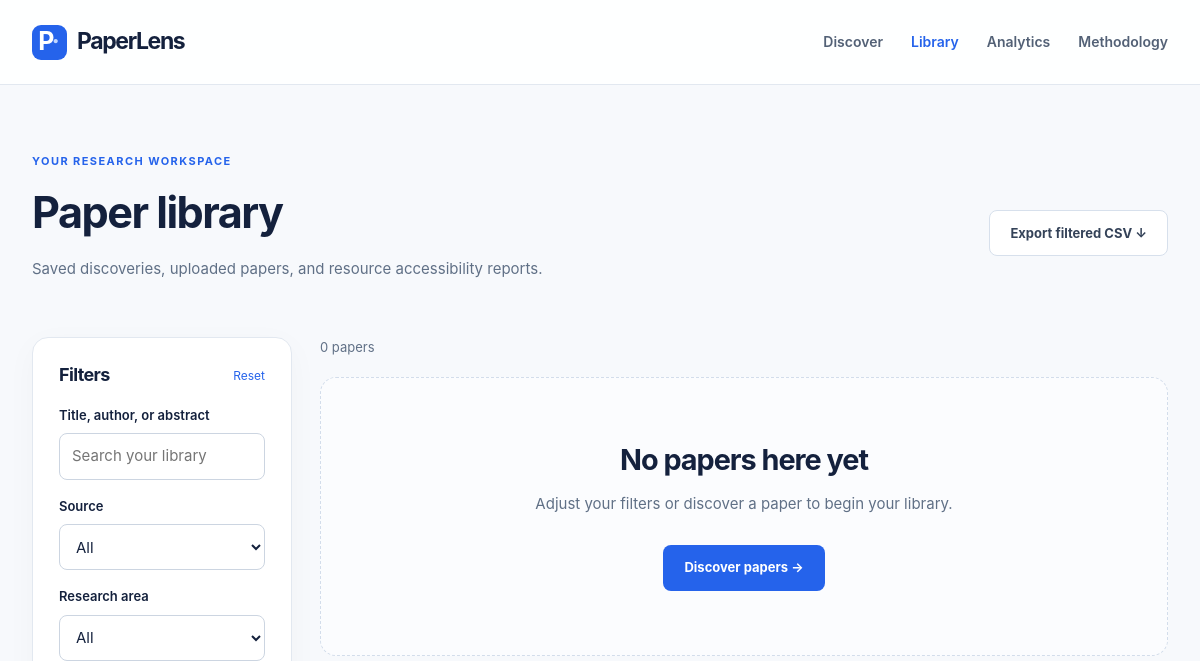
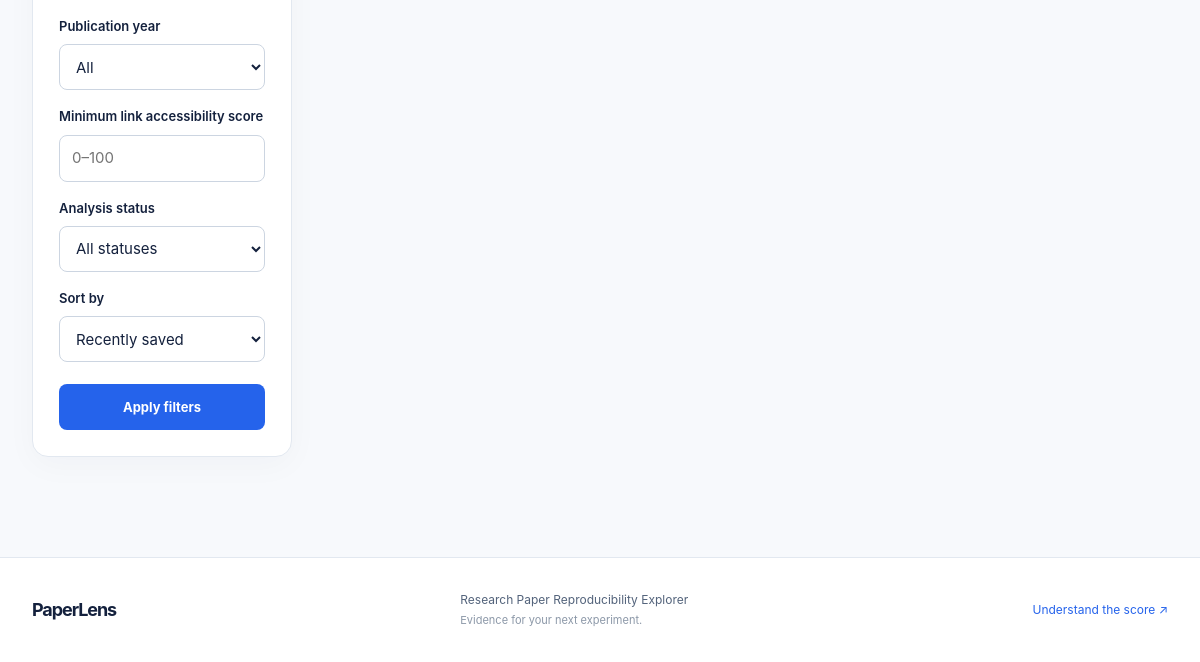
/library, run on an earlier commit of the app's database (2 pictures, top to bottom).
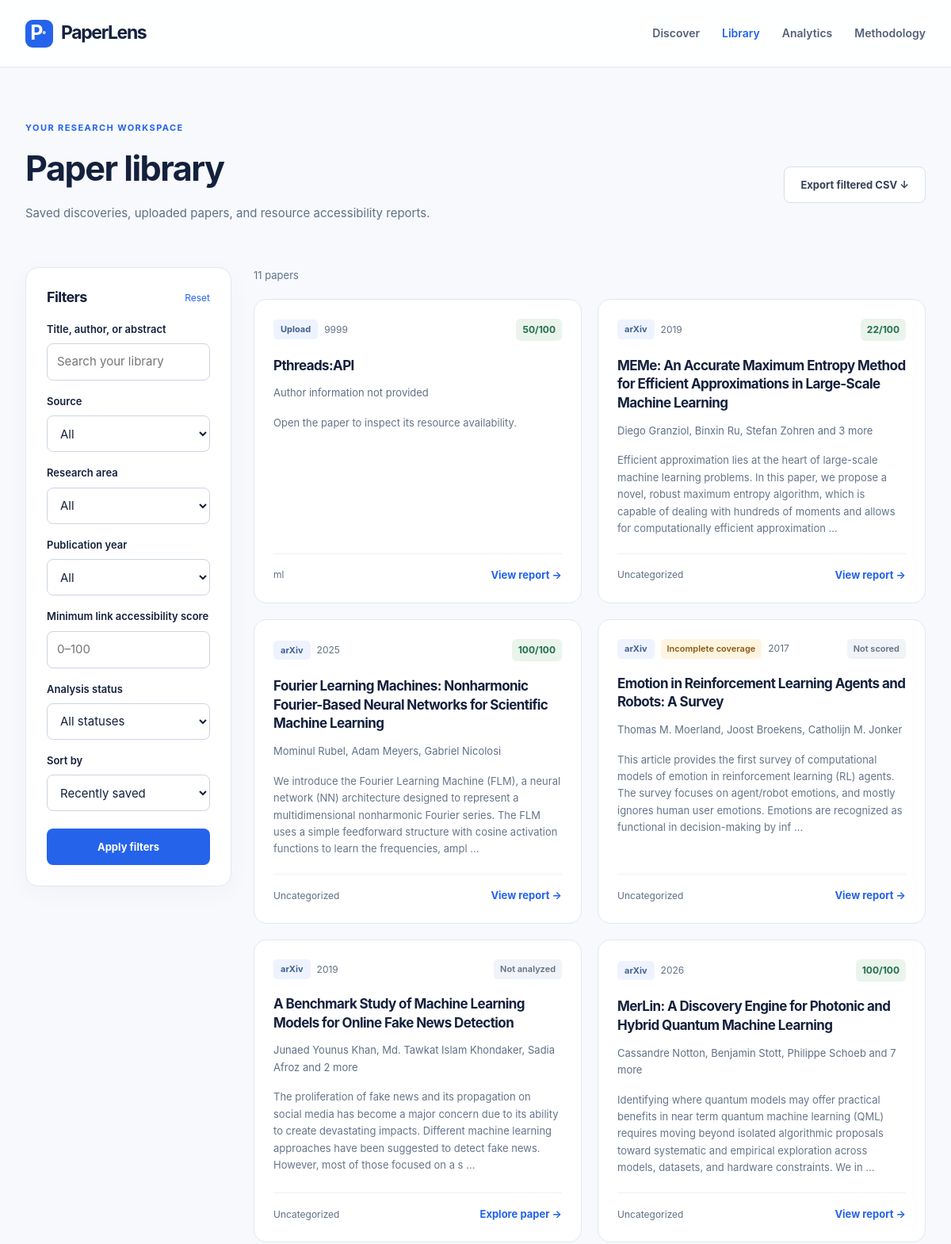
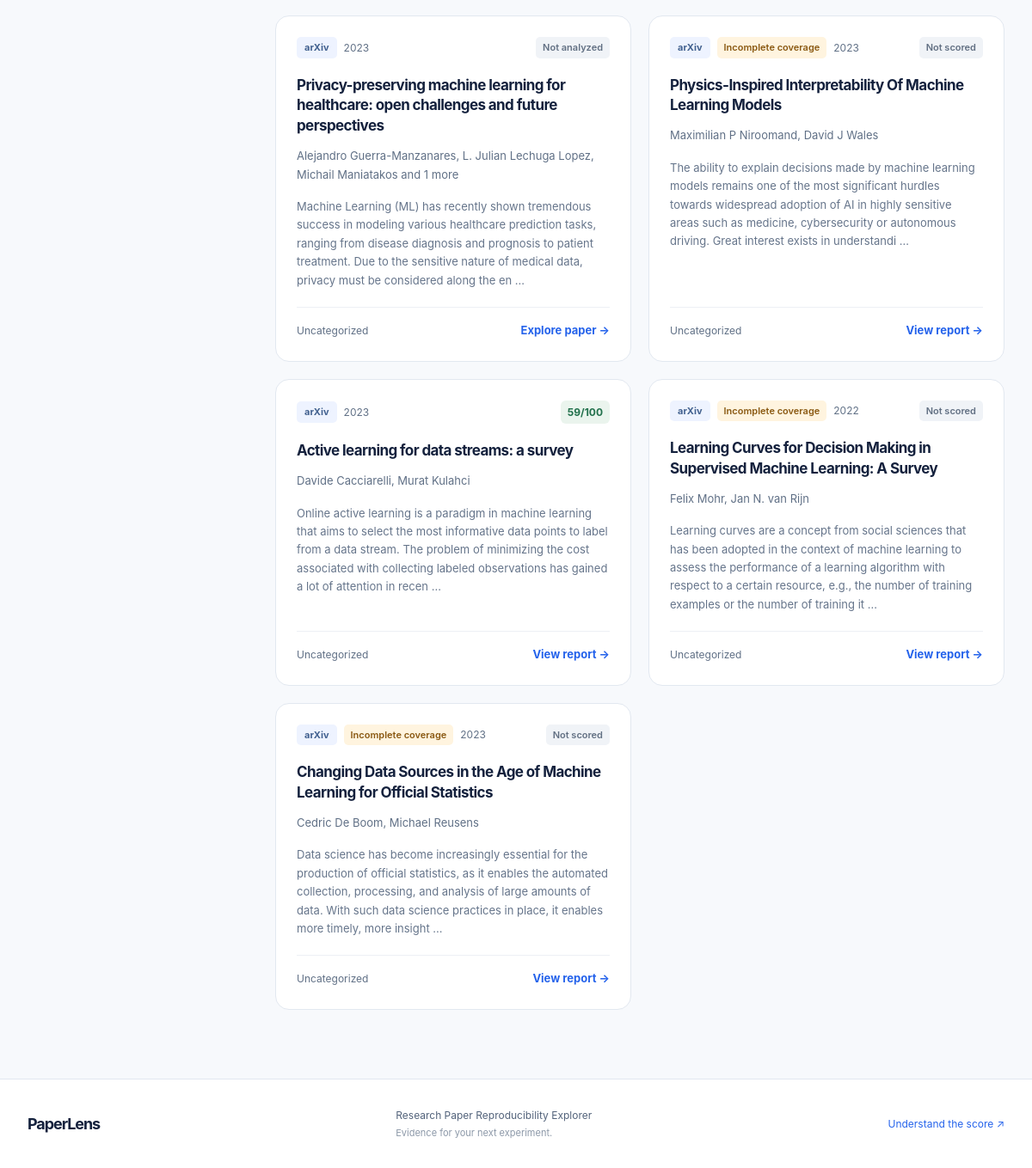
And on a later commit of the database (2 pictures, top to bottom).
### tables this page shows
CREATE TABLE papers (
    id INTEGER PRIMARY KEY AUTOINCREMENT,

    source TEXT NOT NULL,
    external_id TEXT NOT NULL,

    title TEXT NOT NULL,
    authors TEXT NOT NULL DEFAULT '[]',
    year INTEGER,
    abstract TEXT NOT NULL DEFAULT '',

    paper_url TEXT,
    pdf_url TEXT,

    last_analyzed_at TEXT,

    analysis_status TEXT NOT NULL DEFAULT 'pending'
        CHECK (analysis_status IN ('pending', 'completed', 'partial', 'failed', 'analyzing')),

    identity TEXT UNIQUE NOT NULL,
    area TEXT NOT NULL DEFAULT 'Uncategorized',
    local_path TEXT,
    created_at TEXT NOT NULL,
    report TEXT,
    score INTEGER,

    UNIQUE (source, external_id)
);

### app/routes.py (the view)
    @app.route("/library", methods=["GET"])
    def library():
        selected = filters()
        return render_template(
            "library.html", papers=list_papers(selected), filters=selected, facets=facets()
        )

### app/routes.py (called while the page is built)
def filters():
    result = {
        key: request.args.get(key, "").strip()
        for key in ("q", "source", "area", "year", "min_score", "sort", "analysis_status")
    }
    result["q"] = result["q"][:200]
    for key, low, high in (("year", 1000, 9999), ("min_score", 0, 100)):
        if result[key]:
            try:
                value = int(result[key])
                if not low <= value <= high:
                    raise ValueError
            except ValueError:
                abort(400, description="Year or minimum score is invalid.")
    return result

### src/database/db.py (called while the page is built)
def get_connection(db_path=None):
    path = database_path(db_path)
    path.parent.mkdir(parents=True, exist_ok=True)
    db = sqlite3.connect(path, timeout=20)
    db.row_factory = sqlite3.Row
    db.execute("PRAGMA foreign_keys=ON")
    db.execute("PRAGMA synchronous=FULL")
    return db

@contextmanager
def connection(db_path=None):
    db = get_connection(db_path)
    try:
        with db:
            yield db
    finally:
        db.close()

### templates/library.html (shortened to what this page needs)
{% extends "base.html" %}
{% from "card.html" import paper_card %}
{% block styles %}
    <link rel="stylesheet"
          href="{{ url_for('static', filename='css/library.css') }}">
{% endblock %}
{% block content %}
    <section class="container page-head">
        <span class="eyebrow">YOUR RESEARCH WORKSPACE</span>
        <div class="section-heading">
            <div>
                <h1>Paper library</h1>
                <p class="muted">Saved discoveries, uploaded papers, and resource accessibility reports.</p>
            </div>
            <a class="button secondary"
               href="{{ url_for('main.library_csv', **request.args.to_dict()) }}">
                Export filtered CSV ↓
            </a>
        </div>
    </section>
    <section class="container section library-layout">
        <form class="panel filter-panel" method="get">
            <div class="section-heading">
                <h2>Filters</h2>
                <a href="{{ url_for('main.library') }}">Reset</a>
            </div>
            <label for="filter-q">Title, author, or abstract</label>
            <input id="filter-q"
                   name="q"
                   value="{{ filters.q }}"
                   maxlength="200"
                   placeholder="Search your library">
            {% for field, label in [('source', 'Source'), ('area', 'Research area'), ('year', 'Publication year')] %}
                <label for="filter-{{ field }}">{{ label }}</label>
                <select id="filter-{{ field }}" name="{{ field }}">
                    <option value="">All</option>
                </select>
            {% endfor %}
            <label for="filter-score">Minimum link accessibility score</label>
            <input id="filter-score"
                   type="number"
                   min="0"
                   max="100"
                   name="min_score"
                   value="{{ filters.min_score }}"
                   placeholder="0–100">
            <label for="filter-status">Analysis status</label>
            <select id="filter-status" name="analysis_status">
                <option value="">All statuses</option>
            </select>
            <label for="filter-sort">Sort by</label>
            <select id="filter-sort" name="sort">
                {% for value, label in [('newest','Recently saved'),('score','Highest link accessibility'),('year','Publication year')] %}
                    <option value="{{ value }}"
                            {% if filters.sort == value %}selected{% endif %}>{{ label }}</option>
                {% endfor %}
            </select>
            <button class="button primary" type="submit">Apply filters</button>
        </form>
        <div>
            <p class="result-count">{{ papers|length }} paper{{ '' if papers|length == 1 else 's' }}</p>
            {% if papers %}
                <div class="paper-grid library-grid">
                    {% for paper in papers %}
                        {{ paper_card(paper) }}
                    {% endfor %}
                </div>
            {% else %}
                <div class="empty-state">
                    <h2>No papers here yet</h2>
                    <p>Adjust your filters or discover a paper to begin your library.</p>
                    <a class="button primary"
                       href="{{ url_for('main.search') }}">Discover papers →</a>
                </div>
            {% endif %}
        </div>
    </section>
{% endblock %}

### templates/card.html (shortened to what this page needs)
{% macro paper_card(paper) %}
    <article class="paper-card">
        <div class="card-top">
            <div class="tag-row">
                <span class="tag">{{ paper.source }}</span>
                {% if paper.analysis_status == "partial" %}
                    <span class="status unresolved">Incomplete coverage</span>
                {% elif paper.analysis_status == "failed" %}
                    <span class="status missing">Analysis failed</span>
                {% endif %}
                <span class="meta">{{ paper.year or 'Year unknown' }}</span>
            </div>
            {% if paper.report and paper.score is not none %}
                <span class="score-pill">{{ paper.score }}/100</span>
            {% elif paper.report %}
                <span class="status unchecked">Not scored</span>
            {% else %}
                <span class="status unchecked">Not analyzed</span>
            {% endif %}
        </div>
        <h3>
            <a href="{{ url_for('main.detail', paper_id=paper.id) }}">{{ paper.title }}</a>
        </h3>
        <p class="authors">
            {{ paper.authors[:3] | join(", ") }}
            {% if paper.authors|length > 3 %}
                and {{ paper.authors|length - 3 }} more
            {% endif %}
            {% if not paper.authors %}
                Author information not provided
            {% endif %}
        </p>
        <p class="abstract-preview">
            {{ paper.abstract[:260] }}
            {% if paper.abstract|length > 260 %}
                …
            {% endif %}
            {% if not paper.abstract %}
                Open the paper to inspect its resource availability.
            {% endif %}
        </p>
        <div class="card-bottom">
            <span class="meta">{{ paper.area }}</span>
            <a class="text-link"
               href="{{ url_for('main.detail', paper_id=paper.id) }}">
                {% if paper.report %}
                    View report
                {% else %}
                    Explore paper
                {% endif %}
                <span aria-hidden="true">→</span>
            </a>
        </div>
    </article>
{% endmacro %}

What changed in the data, as far as the page shows it:
added papers: source "Upload", year "9999", score "50", title "Pthreads:API", shows "Author information not provided", shows "Open the paper to inspect its resource availability.", area "ml", shows "View report"
added papers: source "arXiv", year "2019", score "22", title "MEMe: An Accurate Maximum Entropy Method for Efficient Approximations in Large-Scale Machine Learning", authors "Diego Granziol, Binxin Ru, Stefan Zohren", authors|length "3", abstract "Efficient approximation lies at the heart of large-scale machine learning problems. In this paper, we propose a novel, robust maximum entropy algorithm, which is capable of dealing with hundreds of moments and allows for computationally efficient approximation", area "Uncategorized", shows "View report"
added papers: source "arXiv", year "2025", score "100", title "Fourier Learning Machines: Nonharmonic Fourier-Based Neural Networks for Scientific Machine Learning", authors "Mominul Rubel, Adam Meyers, Gabriel Nicolosi", abstract "We introduce the Fourier Learning Machine (FLM), a neural network (NN) architecture designed to represent a multidimensional nonharmonic Fourier series. The FLM uses a simple feedforward structure with cosine activation functions to learn the frequencies, ampl", area "Uncategorized", shows "View report"
added papers: source "arXiv", analysis_status "Incomplete coverage", year "2017", shows "Not scored", title "Emotion in Reinforcement Learning Agents and Robots: A Survey", authors "Thomas M. Moerland, Joost Broekens, Catholijn M. Jonker", abstract "This article provides the first survey of computational models of emotion in reinforcement learning (RL) agents. The survey focuses on agent/robot emotions, and mostly ignores human user emotions. Emotions are recognized as functional in decision-making by inf", area "Uncategorized", shows "View report"
added papers: source "arXiv", year "2019", shows "Not analyzed", title "A Benchmark Study of Machine Learning Models for Online Fake News Detection", authors "Junaed Younus Khan, Md. Tawkat Islam Khondaker, Sadia Afroz", authors|length "2", abstract "The proliferation of fake news and its propagation on social media has become a major concern due to its ability to create devastating impacts. Different machine learning approaches have been suggested to detect fake news. However, most of those focused on a s", area "Uncategorized", shows "Explore paper"
added papers: source "arXiv", year "2026", score "100", title "MerLin: A Discovery Engine for Photonic and Hybrid Quantum Machine Learning", authors "Cassandre Notton, Benjamin Stott, Philippe Schoeb", authors|length "7", abstract "Identifying where quantum models may offer practical benefits in near term quantum machine learning (QML) requires moving beyond isolated algorithmic proposals toward systematic and empirical exploration across models, datasets, and hardware constraints. We in", area "Uncategorized", shows "View report"
added papers: source "arXiv", year "2023", shows "Not analyzed", title "Privacy-preserving machine learning for healthcare: open challenges and future perspectives", authors "Alejandro Guerra-Manzanares, L. Julian Lechuga Lopez, Michail Maniatakos", authors|length "1", abstract "Machine Learning (ML) has recently shown tremendous success in modeling various healthcare prediction tasks, ranging from disease diagnosis and prognosis to patient treatment. Due to the sensitive nature of medical data, privacy must be considered along the en", area "Uncategorized", shows "Explore paper"
added papers: source "arXiv", analysis_status "Incomplete coverage", year "2023", shows "Not scored", title "Physics-Inspired Interpretability Of Machine Learning Models", authors "Maximilian P Niroomand, David J Wales", abstract "The ability to explain decisions made by machine learning models remains one of the most significant hurdles towards widespread adoption of AI in highly sensitive areas such as medicine, cybersecurity or autonomous driving. Great interest exists in understandi", area "Uncategorized", shows "View report"
added papers: source "arXiv", year "2023", score "59", title "Active learning for data streams: a survey", authors "Davide Cacciarelli, Murat Kulahci", abstract "Online active learning is a paradigm in machine learning that aims to select the most informative data points to label from a data stream. The problem of minimizing the cost associated with collecting labeled observations has gained a lot of attention in recen", area "Uncategorized", shows "View report"
added papers: source "arXiv", analysis_status "Incomplete coverage", year "2022", shows "Not scored", title "Learning Curves for Decision Making in Supervised Machine Learning: A Survey", authors "Felix Mohr, Jan N. van Rijn", abstract "Learning curves are a concept from social sciences that has been adopted in the context of machine learning to assess the performance of a learning algorithm with respect to a certain resource, e.g., the number of training examples or the number of training it", area "Uncategorized", shows "View report"
added papers: source "arXiv", analysis_status "Incomplete coverage", year "2023", shows "Not scored", title "Changing Data Sources in the Age of Machine Learning for Official Statistics", authors "Cedric De Boom, Michael Reusens", abstract "Data science has become increasingly essential for the production of official statistics, as it enables the automated collection, processing, and analysis of large amounts of data. With such data science practices in place, it enables more timely, more insight", area "Uncategorized", shows "View report"
Also different on the page:
{{ papers|length }}: "0" → "11"
text no longer shown: "No papers here yet Adjust your filters or discover a paper to begin your library. Discover papers →"
